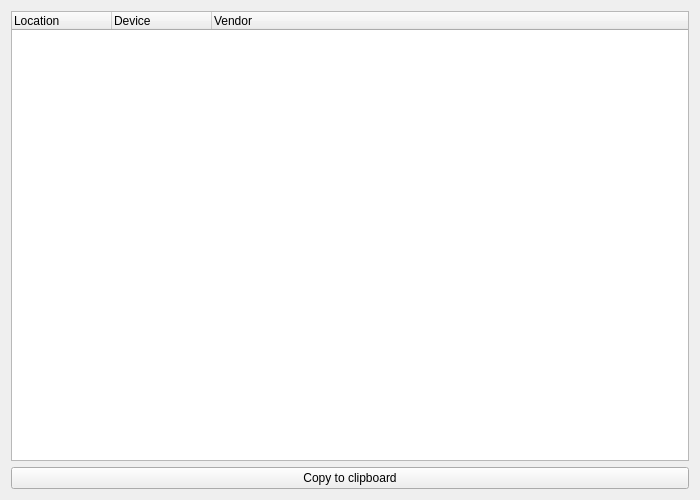
<?xml version="1.0" encoding="UTF-8"?>
<ui version="4.0">
 <class>OpenRGBHardwareIDsDialogUi</class>
 <widget class="QWidget" name="OpenRGBHardwareIDsDialogUi">
  <property name="geometry">
   <rect>
    <x>0</x>
    <y>0</y>
    <width>700</width>
    <height>500</height>
   </rect>
  </property>
  <property name="windowTitle">
   <string>Hardware IDs</string>
  </property>
  <layout class="QGridLayout" name="gridLayout">
   <item row="1" column="0">
    <widget class="QPushButton" name="CopyToClipboardButton">
     <property name="text">
      <string>Copy to clipboard</string>
     </property>
    </widget>
   </item>
   <item row="0" column="0">
    <widget class="QTreeWidget" name="HardwareIdsList">
     <column>
      <property name="text">
       <string>Location</string>
      </property>
     </column>
     <column>
      <property name="text">
       <string>Device</string>
      </property>
     </column>
     <column>
      <property name="text">
       <string>Vendor</string>
      </property>
     </column>
    </widget>
   </item>
  </layout>
 </widget>
 <resources/>
 <connections/>
</ui>
